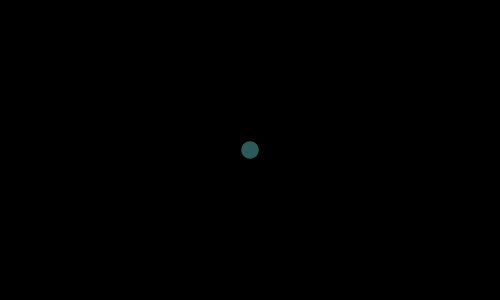
Frame 1 (no input)
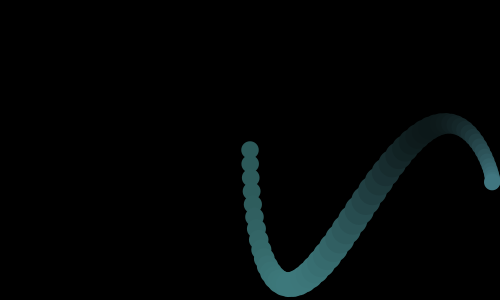
Frame 60 (the mouse pressed at the canvas centre just before this capture)
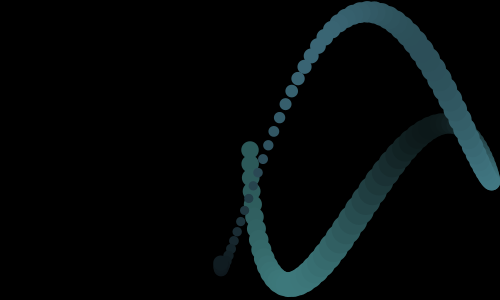
Frame 120 (the mouse held since frame 60 and released just before this capture)

The Processing sketch that drew these frames (run headless with seeded random() and noise(); from frame 60 on, the mouse is pressed at the canvas centre):

// Processing sketch: e046_sin_xy
// ── e046_sin_xy.pde
float a = 0;

void setup() {
  size(500, 300);
  background(0);
  colorMode(HSB, 100);
  noStroke();
}

void draw() {
  float x = map(sin(a)*sin(a*0.8), -1, 1, 0, width);
  float y = map(sin(a*1.1+1.5)*sin(a*3.1), -1, 1, 0, height);
  float co = map(sin(a*0.03), -1, 1, 0, 100);
  float sz = map(sin(a*1.7)*sin(a*2.3), -1, 1, 5, 30);
  float bri = map(sin(a*1.3)*sin(a*4.1), -1, 1, 10, 60);

  fill(co, 50, bri);
  ellipse(x, y, sz, sz);

  a = a + 0.03;
}
